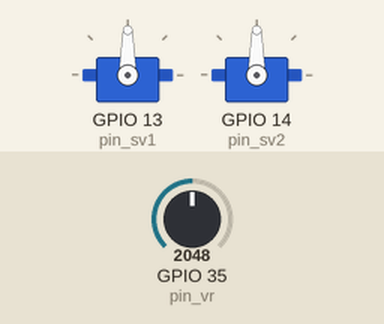
A sketch run on a simulated ESP32. Shown: 2 × servo. Inputs (shaded band) come from the test bench; at power-on: GPIO 35 (pin_vr) = 2048.

Above: at 1.2 s.
1.3 s: GPIO 35 (pin_vr) set to 2866
At 2.3 s:
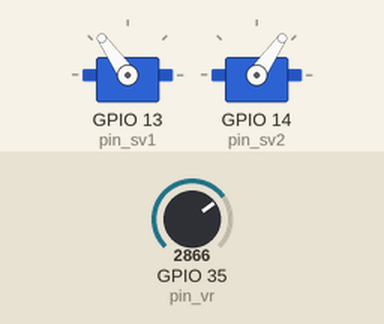
2.8 s: GPIO 35 (pin_vr) set to 3603
At 3.5 s:
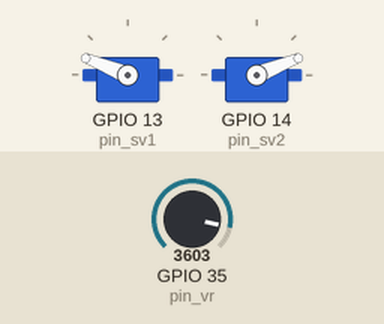
4.3 s: GPIO 35 (pin_vr) set to 4095
At 4.8 s:
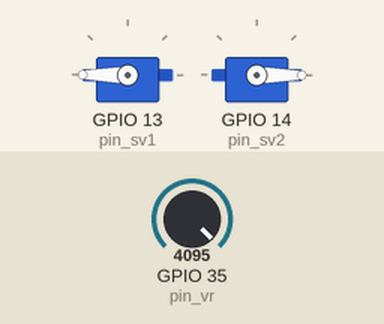
5.8 s: GPIO 35 (pin_vr) set to 1228
At 7.0 s:
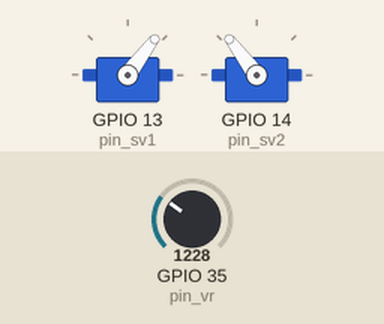
7.3 s: GPIO 35 (pin_vr) set to 491
At 8.4 s:
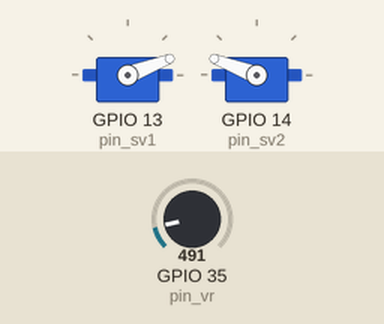
Timing chart, 0 to 9.8 s (numbered marks = the images above; inputs shaded):
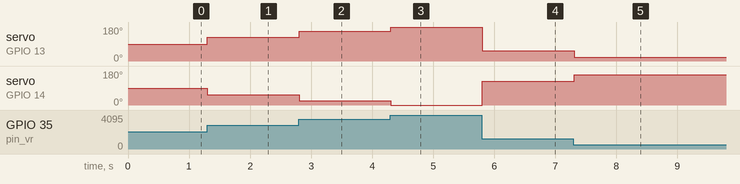

Measured:
- after the input at 1.3 s, servo on GPIO 13 (pin_sv1): 90° → 125° at once; servo on GPIO 14 (pin_sv2): 90° → 55° at once
- after the input at 2.8 s, servo on GPIO 13 (pin_sv1): 125° → 158° at once; servo on GPIO 14 (pin_sv2): 55° → 22° at once
- after the input at 4.3 s, servo on GPIO 13 (pin_sv1): 158° → 180° at once; servo on GPIO 14 (pin_sv2): 22° → 0° at once
- after the input at 5.8 s, servo on GPIO 13 (pin_sv1): 180° → 53° at once; servo on GPIO 14 (pin_sv2): 0° → 127° at once
- after the input at 7.3 s, servo on GPIO 13 (pin_sv1): 53° → 21° at once; servo on GPIO 14 (pin_sv2): 127° → 159° at once

The sketch:

vr_servo.ino
```cpp
#include <ESP32Servo.h>

#define pin_vr 35  //가변저항 핀번호
#define pin_sv1 13 //서보모터1 핀번호
#define pin_sv2 14 //서보모터2 핀번호

Servo sv1;  //서보모터1 객체 정의
Servo sv2;  //서보모터2 객체 정의

void setup() {
  sv1.attach(pin_sv1);  //서보모터1 on, 핀 설정
  sv2.attach(pin_sv2);  //서보모터2 on, 핀 설정
}

void loop() {
  int input = analogRead(pin_vr);  //가변저항 값 읽어들임
  int angle = map(input, 0, 4095, 0, 180);  //가변저항 입력을 각도로 변환: 맵핑
  sv1.write(angle);  //서보모터를 각도만큼 움직임
  sv2.write(180-angle);
  delay(100);
}
```
